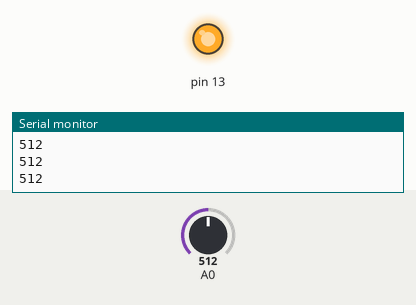
The sketch below on a simulated Arduino Uno, built with avr-gcc and run on an emulated ATmega328P. On the bench: output pins drawn as LEDs (lit = HIGH), the last lines printed to the serial monitor. The test bench sets the inputs (shaded band); at power-on: A0 = 512.

Above: at 1.2 s.
1.3 s: A0 set to 144
2.8 s: A0 set to 118
At 3.2 s:
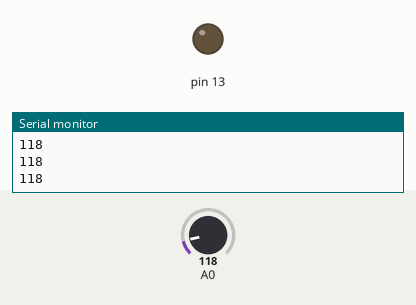
4.3 s: A0 set to 140
At 5.4 s:
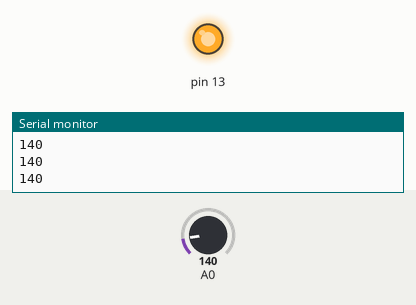
5.8 s: A0 set to 122
At 6.7 s:
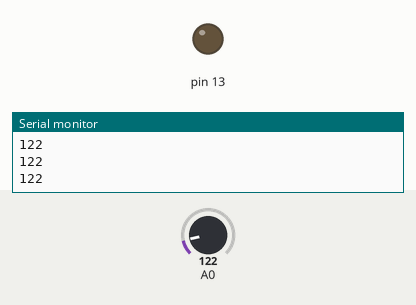
Timing chart, 0 to 8.3 s (numbered marks = the images above; inputs shaded):
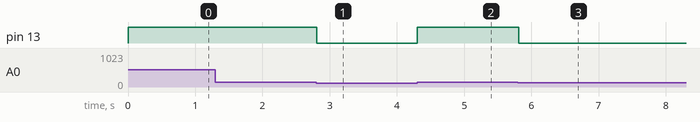

Measured:
- the behaviour switches between 131 and 130 on A0 (found by bisection; images 0 and 1)
- after the input at 2.8 s, pin 13: HIGH → LOW at once
- after the input at 4.3 s, pin 13: LOW → HIGH at once
- after the input at 5.8 s, pin 13: HIGH → LOW at once

The sketch:

led_mit_Lichtsensor.ino
```cpp
int licht;

void setup()
{
  Serial.begin(9600);
  pinMode(13,OUTPUT);
}

void loop()
{
 licht= analogRead(0);
 Serial.println(licht);

 if(licht > 130){
  digitalWrite(13,HIGH);

 }else{
  digitalWrite(13,LOW);
 }
}
```
